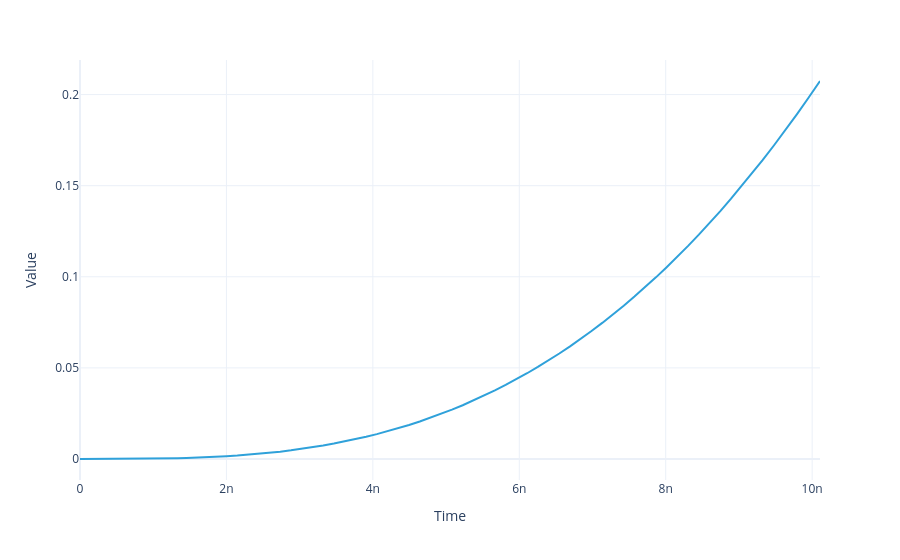

Notebook source saved alongside this figure:
### Markdown cell above
Plot the total flux as a function of time:

### Code cell
model.total_flux(sol).visualize()
